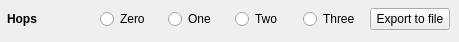
         <widget class="QWidget" name="libtorrent_tree_widget" native="true">
          <property name="minimumSize">
           <size>
            <width>100</width>
            <height>32</height>
           </size>
          </property>
          <property name="maximumSize">
           <size>
            <width>16777215</width>
            <height>16777215</height>
           </size>
          </property>
          <property name="baseSize">
           <size>
            <width>0</width>
            <height>32</height>
           </size>
          </property>
          <widget class="QWidget" name="horizontalLayoutWidget">
           <property name="geometry">
            <rect>
             <x>0</x>
             <y>0</y>
             <width>450</width>
             <height>33</height>
            </rect>
           </property>
           <layout class="QHBoxLayout" name="lt_horizontal_layout">
            <property name="spacing">
             <number>0</number>
            </property>
            <property name="sizeConstraint">
             <enum>QLayout::SetDefaultConstraint</enum>
            </property>
            <property name="leftMargin">
             <number>0</number>
            </property>
            <property name="topMargin">
             <number>5</number>
            </property>
            <item>
             <widget class="QLabel" name="settings_label">
              <property name="minimumSize">
               <size>
                <width>100</width>
                <height>20</height>
               </size>
              </property>
              <property name="font">
               <font>
                <weight>75</weight>
                <bold>true</bold>
               </font>
              </property>
              <property name="styleSheet">
               <string notr="true">margin:0 10px 0 4px</string>
              </property>
              <property name="text">
               <string notr="true">Hops</string>
              </property>
              <property name="margin">
               <number>0</number>
              </property>
             </widget>
            </item>
            <item>
             <widget class="QRadioButton" name="lt_zero_hop_btn">
              <property name="font">
               <font>
                <weight>50</weight>
                <bold>false</bold>
               </font>
              </property>
              <property name="text">
               <string notr="true">Zero</string>
              </property>
             </widget>
            </item>
            <item>
             <widget class="QRadioButton" name="lt_one_hop_btn">
              <property name="text">
               <string notr="true">One</string>
              </property>
             </widget>
            </item>
            <item>
             <widget class="QRadioButton" name="lt_two_hop_btn">
              <property name="text">
               <string notr="true">Two</string>
              </property>
             </widget>
            </item>
            <item>
             <widget class="QRadioButton" name="lt_three_hop_btn">
              <property name="text">
               <string notr="true">Three</string>
              </property>
             </widget>
            </item>
            <item>
             <widget class="QPushButton" name="lt_export_btn">
              <property name="text">
               <string notr="true">Export to file</string>
              </property>
             </widget>
            </item>
           </layout>
          </widget>
         </widget>
